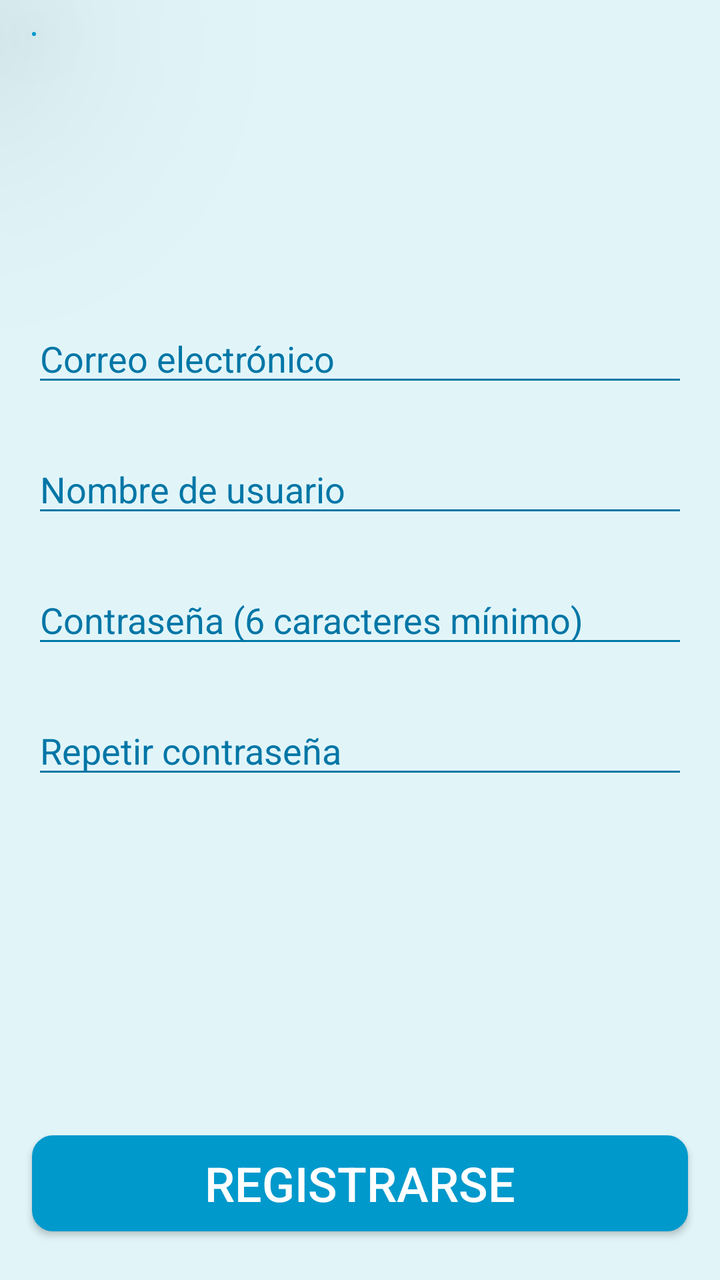
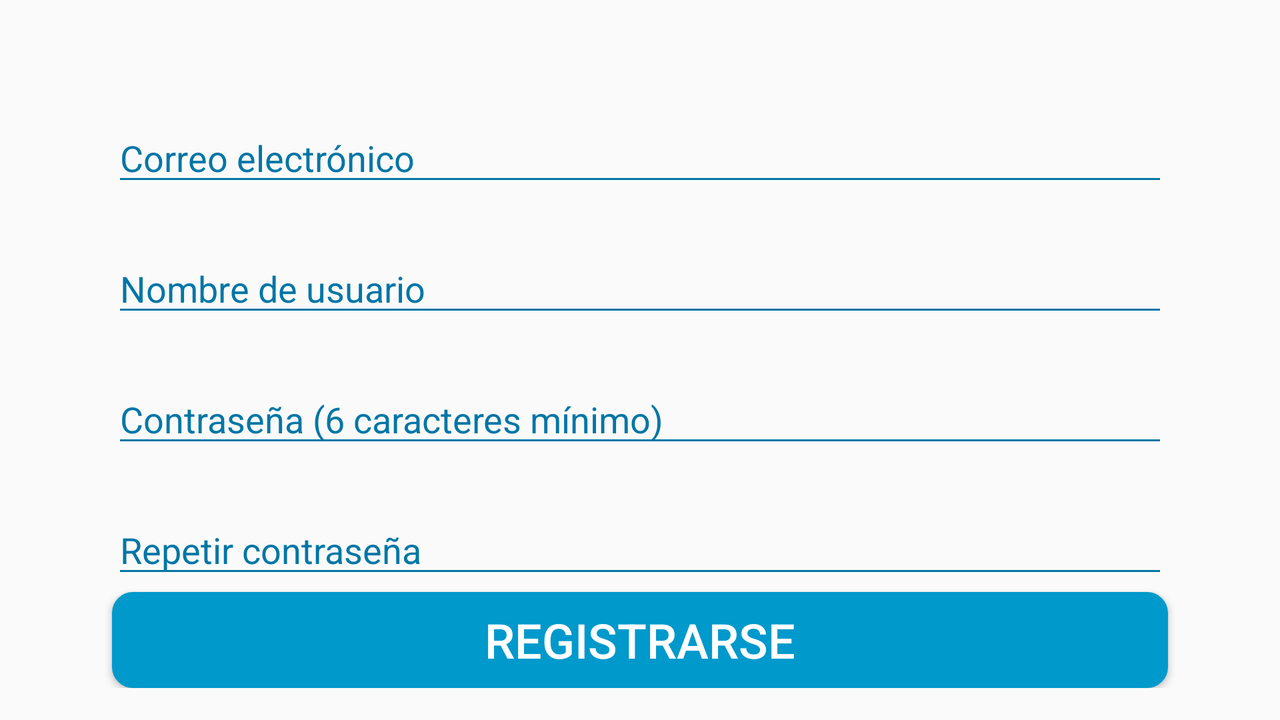

First picture: res/layout/ on a phone held upright. Second picture: the repository's own variant of that layout, on a device whose configuration matches the variant's folder. Source for both follows.
<!-- AndroidManifest.xml: application theme AppTheme -->
<!-- res/layout/activity_registro.xml -->
<?xml version="1.0" encoding="utf-8"?>
<androidx.constraintlayout.widget.ConstraintLayout xmlns:android="http://schemas.android.com/apk/res/android"
    xmlns:app="http://schemas.android.com/apk/res-auto"
    xmlns:tools="http://schemas.android.com/tools"
    android:layout_width="match_parent"
    android:layout_height="match_parent"
    android:background="@color/background"
    android:clipToPadding="false"
    android:paddingLeft="16dp"
    android:paddingTop="16dp"
    android:paddingRight="16dp"
    android:paddingBottom="16dp"
    tools:context=".ui.Registro">


    <EditText
        android:id="@+id/correo"

        android:layout_width="0dp"
        android:layout_height="wrap_content"
        android:backgroundTint="@color/colorPrimary"
        android:ems="10"
        android:hint="@string/email"
        android:inputType="textEmailAddress"
        android:textColor="@color/colorBlack"
        android:textColorHighlight="@color/colorPrimary"
        android:textColorHint="@color/colorPrimary"
        android:textColorLink="@color/colorPrimary"
        android:textSize="18sp"
        app:layout_constraintBottom_toBottomOf="parent"
        app:layout_constraintEnd_toEndOf="parent"
        app:layout_constraintStart_toStartOf="parent"
        app:layout_constraintTop_toTopOf="parent"
        app:layout_constraintVertical_bias="0.249" />

    <EditText
        android:id="@+id/nombreUsuario"
        android:layout_width="0dp"
        android:layout_height="wrap_content"
        android:layout_marginTop="24dp"
        android:backgroundTint="@color/colorPrimary"
        android:ems="10"
        android:hint="@string/username"
        android:inputType="textPersonName"
        android:maxLength="30"
        android:textColor="@color/colorBlack"
        android:textColorHighlight="@color/colorPrimary"
        android:textColorHint="@color/colorPrimary"
        android:textColorLink="@color/colorPrimary"
        app:layout_constraintEnd_toEndOf="parent"
        app:layout_constraintStart_toStartOf="parent"
        app:layout_constraintTop_toBottomOf="@+id/correo" />

    <EditText
        android:id="@+id/contraseña"
        android:layout_width="0dp"
        android:layout_height="wrap_content"
        android:layout_marginTop="24dp"
        android:backgroundTint="@color/colorPrimary"
        android:ems="10"
        android:hint="@string/pass_hint"
        android:inputType="textPassword"
        android:textColor="@color/colorBlack"
        android:textColorHighlight="@color/colorPrimary"
        android:textColorHint="@color/colorPrimary"
        app:layout_constraintEnd_toEndOf="parent"
        app:layout_constraintStart_toStartOf="parent"
        app:layout_constraintTop_toBottomOf="@+id/nombreUsuario" />

    <EditText
        android:id="@+id/contraseña2"
        android:layout_width="0dp"
        android:layout_height="wrap_content"
        android:layout_marginTop="24dp"
        android:backgroundTint="@color/colorPrimary"
        android:ems="10"
        android:hint="@string/pass_2"
        android:inputType="textPassword"
        android:textColor="@color/colorBlack"
        android:textColorHighlight="@color/colorPrimary"
        android:textColorHint="@color/colorPrimary"
        android:textColorLink="@color/colorBlack"
        app:layout_constraintEnd_toEndOf="parent"
        app:layout_constraintStart_toStartOf="parent"
        app:layout_constraintTop_toBottomOf="@+id/contraseña" />

    <Button
        android:id="@+id/guardarGrupo"
        android:layout_width="0dp"
        android:layout_height="wrap_content"
        android:background="@drawable/round_button"
        android:text="@string/register"
        android:textColor="#FFF"
        android:textSize="24sp"

        app:layout_constraintBottom_toBottomOf="parent"
        app:layout_constraintEnd_toEndOf="parent"
        app:layout_constraintHorizontal_bias="0.2"
        app:layout_constraintStart_toStartOf="parent"
        app:layout_constraintTop_toBottomOf="@+id/contraseña2"
        app:layout_constraintVertical_bias="0.954" />

    <ImageView
        android:id="@+id/flecha2"
        android:layout_width="wrap_content"
        android:layout_height="wrap_content"
        android:background="@drawable/round_arrow"
        android:elevation="80dp"
        android:padding="1dp"
        app:layout_constraintStart_toStartOf="parent"
        app:layout_constraintTop_toTopOf="parent"
        app:srcCompat="@drawable/baseline_arrow_back_white_48" />


</androidx.constraintlayout.widget.ConstraintLayout>
<!-- resources referenced by this layout -->
<resources>
  <color name="background">#e1f5f9</color>
  <color name="colorBlack">#000000</color>
  <color name="colorPrimary">#0076a6</color>
  <!-- drawable round_arrow (drawable) -->
  <?xml version="1.0" encoding="utf-8"?>
  <shape
      xmlns:android="http://schemas.android.com/apk/res/android"
      android:shape="rectangle">
      <solid
          android:color="@color/colorPrimaryDark"/>
      <corners
          android:radius="80dp"/>
  </shape>
  <!-- drawable round_button (drawable) -->
  <?xml version="1.0" encoding="utf-8"?>
  <shape
      xmlns:android="http://schemas.android.com/apk/res/android"
      android:shape="rectangle">
      <solid
          android:color="@color/colorPrimaryDark"/>
      <corners
          android:radius="10dp"/>
      <stroke
          android:width="1dp"
          android:color="@color/colorPrimaryDark"/>
  </shape>
  <string name="email">Correo electrónico</string>
  <string name="pass_2">Repetir contraseña</string>
  <string name="pass_hint">Contraseña (6 caracteres mínimo)</string>
  <string name="register">Registrarse</string>
  <string name="username">Nombre de usuario</string>
  <!-- from res/values-v24/ -->
  <style name="AppTheme" parent="Theme.AppCompat.Light.DarkActionBar">
          
          <item name="colorPrimary">@color/colorPrimary</item>
          <item name="colorPrimaryDark">@color/colorPrimaryDark</item>
          <item name="colorAccent">@color/colorAccent</item>
  
          <item name="android:windowActivityTransitions">true</item>
          <item name="android:windowContentTransitions">true</item>
  
          <item name="popupMenuStyle">@style/Widget.MaterialComponents.PopupMenu</item>
          <item name="android:contextPopupMenuStyle">
              @style/Widget.MaterialComponents.PopupMenu.ContextMenu
          </item>
          <item name="actionOverflowMenuStyle">@style/Widget.MaterialComponents.PopupMenu.Overflow
          </item>
      </style>
  <color name="colorPrimaryDark">#ff0099cc</color>
  <color name="colorAccent">#03A9F4</color>
</resources>
<!-- res/layout-land/activity_registro.xml (the author's variant of the layout above) -->
<!-- drawn on the phone turned sideways -->
<?xml version="1.0" encoding="utf-8"?>
<androidx.constraintlayout.widget.ConstraintLayout xmlns:android="http://schemas.android.com/apk/res/android"
    xmlns:app="http://schemas.android.com/apk/res-auto"
    xmlns:tools="http://schemas.android.com/tools"
    android:layout_width="match_parent"
    android:layout_height="match_parent"
    android:paddingLeft="16dp"
    android:paddingTop="16dp"
    android:paddingRight="16dp"
    android:paddingBottom="16dp"
    tools:context=".ui.Registro">

    <ImageView
        android:id="@+id/flecha2"
        android:layout_width="wrap_content"
        android:layout_height="wrap_content"
        android:background="@drawable/round_arrow"
        app:layout_constraintStart_toStartOf="parent"
        app:layout_constraintTop_toTopOf="parent"
        app:srcCompat="@drawable/baseline_arrow_back_white_36" />

    <EditText
        android:id="@+id/correo"

        android:layout_width="0dp"
        android:layout_height="wrap_content"
        android:layout_marginLeft="40dp"
        android:layout_marginRight="40dp"
        android:backgroundTint="@color/colorPrimary"
        android:ems="10"
        android:hint="@string/email"
        android:inputType="textPersonName"
        android:textColor="@color/colorBlack"
        android:textColorHighlight="@color/colorPrimary"
        android:textColorHint="@color/colorPrimary"
        android:textColorLink="@color/colorPrimary"
        android:textSize="18sp"
        app:layout_constraintBottom_toBottomOf="parent"
        app:layout_constraintEnd_toEndOf="parent"
        app:layout_constraintStart_toStartOf="parent"
        app:layout_constraintTop_toTopOf="parent"
        app:layout_constraintVertical_bias="0.142" />

    <EditText
        android:id="@+id/nombreUsuario"
        android:layout_width="0dp"
        android:layout_height="wrap_content"
        android:layout_marginLeft="40dp"
        android:layout_marginTop="24dp"
        android:layout_marginRight="40dp"
        android:backgroundTint="@color/colorPrimary"
        android:ems="10"
        android:hint="@string/username"
        android:inputType="textPersonName"
        android:textColor="@color/colorBlack"
        android:textColorHighlight="@color/colorPrimary"
        android:textColorHint="@color/colorPrimary"
        android:textColorLink="@color/colorPrimary"
        app:layout_constraintEnd_toEndOf="parent"
        app:layout_constraintStart_toStartOf="parent"
        app:layout_constraintTop_toBottomOf="@+id/correo" />

    <EditText
        android:id="@+id/contraseña"
        android:layout_width="0dp"
        android:layout_height="wrap_content"
        android:layout_marginLeft="40dp"
        android:layout_marginTop="24dp"
        android:layout_marginRight="40dp"
        android:backgroundTint="@color/colorPrimary"
        android:ems="10"
        android:hint="@string/pass_hint"
        android:inputType="textPassword"
        android:textColor="@color/colorBlack"
        android:textColorHighlight="@color/colorPrimary"
        android:textColorHint="@color/colorPrimary"
        app:layout_constraintEnd_toEndOf="parent"
        app:layout_constraintStart_toStartOf="parent"
        app:layout_constraintTop_toBottomOf="@+id/nombreUsuario" />

    <EditText
        android:id="@+id/contraseña2"
        android:layout_width="0dp"
        android:layout_height="wrap_content"
        android:layout_marginLeft="40dp"
        android:layout_marginTop="24dp"
        android:layout_marginRight="40dp"
        android:backgroundTint="@color/colorPrimary"
        android:ems="10"
        android:hint="@string/pass_2"
        android:inputType="textPassword"
        android:textColor="@color/colorBlack"
        android:textColorHighlight="@color/colorPrimary"
        android:textColorHint="@color/colorPrimary"
        android:textColorLink="@color/colorBlack"
        app:layout_constraintEnd_toEndOf="parent"
        app:layout_constraintStart_toStartOf="parent"
        app:layout_constraintTop_toBottomOf="@+id/contraseña" />

    <Button
        android:id="@+id/guardarGrupo"
        android:layout_width="0dp"
        android:layout_height="wrap_content"
        android:layout_marginLeft="40dp"
        android:layout_marginRight="40dp"
        android:background="@drawable/round_button"
        android:text="@string/register"
        android:textColor="#FFF"
        android:textSize="24sp"

        app:layout_constraintBottom_toBottomOf="parent"
        app:layout_constraintEnd_toEndOf="parent"
        app:layout_constraintHorizontal_bias="0.2"
        app:layout_constraintStart_toStartOf="parent"
        app:layout_constraintTop_toBottomOf="@+id/contraseña2"
        app:layout_constraintVertical_bias="0.954" />


</androidx.constraintlayout.widget.ConstraintLayout>
<!-- resources referenced by the variant -->
<!-- as the phone turned sideways resolves them -->
<resources>
  <color name="colorBlack">#000000</color>
  <color name="colorPrimary">#0076a6</color>
  <!-- drawable round_arrow (drawable) -->
  <?xml version="1.0" encoding="utf-8"?>
  <shape
      xmlns:android="http://schemas.android.com/apk/res/android"
      android:shape="rectangle">
      <solid
          android:color="@color/colorPrimaryDark"/>
      <corners
          android:radius="80dp"/>
  </shape>
  <!-- drawable round_button (drawable) -->
  <?xml version="1.0" encoding="utf-8"?>
  <shape
      xmlns:android="http://schemas.android.com/apk/res/android"
      android:shape="rectangle">
      <solid
          android:color="@color/colorPrimaryDark"/>
      <corners
          android:radius="10dp"/>
      <stroke
          android:width="1dp"
          android:color="@color/colorPrimaryDark"/>
  </shape>
  <string name="email">Correo electrónico</string>
  <string name="pass_2">Repetir contraseña</string>
  <string name="pass_hint">Contraseña (6 caracteres mínimo)</string>
  <string name="register">Registrarse</string>
  <string name="username">Nombre de usuario</string>
  <!-- from res/values-v24/ -->
  <style name="AppTheme" parent="Theme.AppCompat.Light.DarkActionBar">
          
          <item name="colorPrimary">@color/colorPrimary</item>
          <item name="colorPrimaryDark">@color/colorPrimaryDark</item>
          <item name="colorAccent">@color/colorAccent</item>
  
          <item name="android:windowActivityTransitions">true</item>
          <item name="android:windowContentTransitions">true</item>
  
          <item name="popupMenuStyle">@style/Widget.MaterialComponents.PopupMenu</item>
          <item name="android:contextPopupMenuStyle">
              @style/Widget.MaterialComponents.PopupMenu.ContextMenu
          </item>
          <item name="actionOverflowMenuStyle">@style/Widget.MaterialComponents.PopupMenu.Overflow
          </item>
      </style>
  <color name="colorPrimaryDark">#ff0099cc</color>
  <color name="colorAccent">#03A9F4</color>
</resources>
